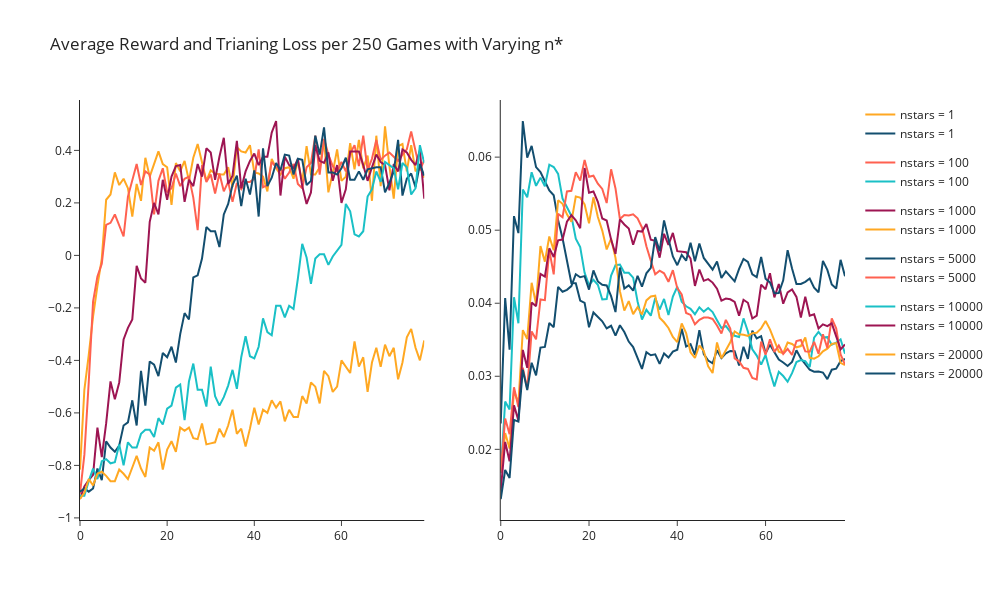

This figure's notebook cell:
### Code cell
fig = make_subplots(rows=1, cols=2)

for i in range(len(n_stars)):
    avg_reward = all_rewards2[i].reshape(-1,plot_interval).mean(axis=1)    
    avg_loss= np.array(all_training_losses2[i][plot_interval:]).reshape(-1,plot_interval).mean(axis=1)
    fig.add_trace(go.Scatter(x=list(range(avg_reward.shape[0])), y= avg_reward,name='nstars = '+ str(n_stars[i]), legendgroup=i+1),row=1, col=1)
    fig.add_trace(go.Scatter(x=list(range(avg_loss.shape[0])), y= avg_loss,name='nstars = '+ str(n_stars[i]),legendgroup=i+1),row=1, col=2)
    

fig.update_layout(height=600, width=1000, title_text='Average Reward and Trianing Loss per 250 Games with Varying n*')
fig.show()
